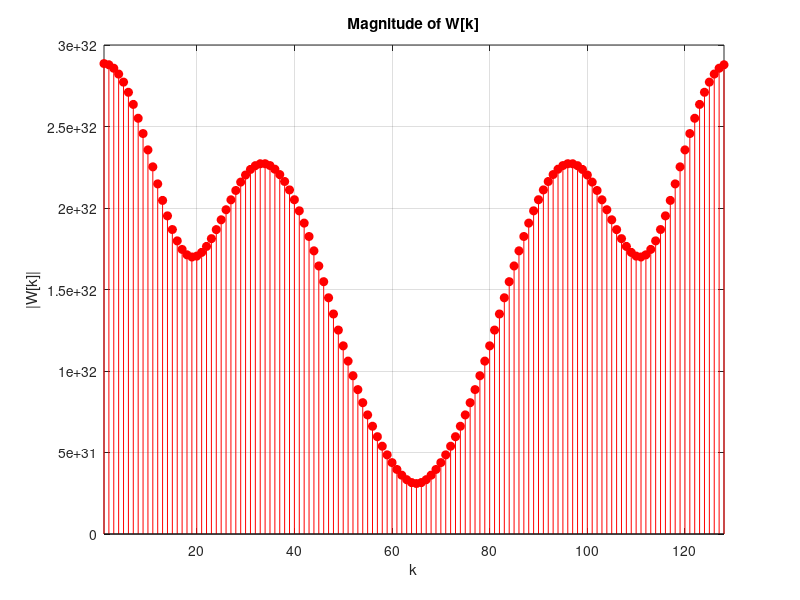
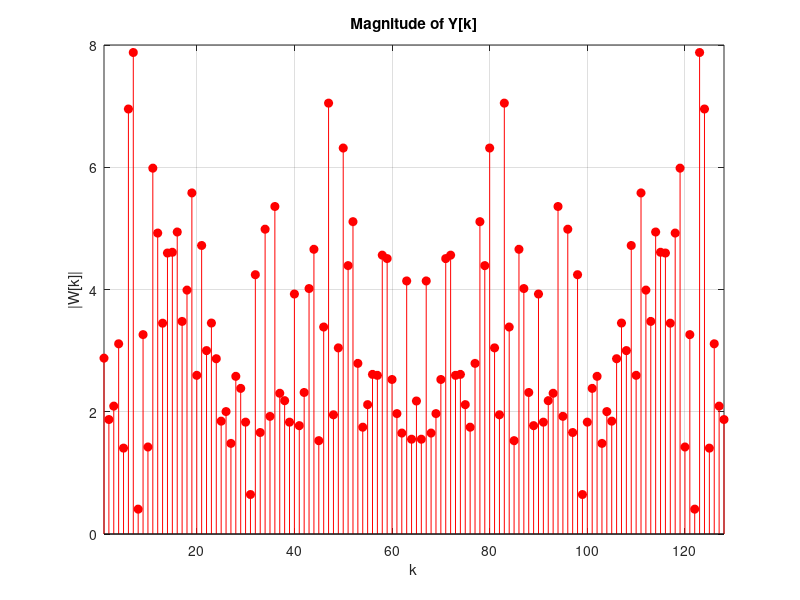

The MATLAB source for these figures, in order:
%% E
clear;
clc;

% Define the data
r = 0.5;
n = 0:127;

% Define delta function
x = [1 zeros(1,127)];

y = zeros(1,128);

% Set the first value of y[n] to the first value of x[n]
y(1) = x(1);

% Set the second value of y[n] using the formula given in the problem
y(2) = -r^2*y(1) + x(2);

% Use a for loop to calculate the remaining values of y[n]
for i=3:length(n)
    y(i) = -r^2*y(i-2) + x(i);
end

% Add noise to y[n]
y = y + sqrt(0.1)*randn(1,128);

% Calculate w[n]
w = (0.55.^-n).*y;

% Calculate the DFT of w[n]
W = fft(w);
Y = fft(y);

% Plot the magnitude of W[k]
figure;
k = (1:1:128);
stem(abs(W), "filled", 'red');
title('Magnitude of W[k]');
xlabel('k');
ylabel('|W[k]|');
grid on;
xlim([1,128]);


% Plot the magnitude of Y[k]
figure;
k = (1:1:128);
stem(k,abs(Y), "filled", 'red');
title('Magnitude of Y[k]');
xlabel('k');
ylabel('|W[k]|');
grid on;
xlim([1,128]);


